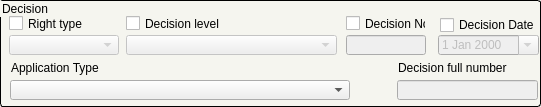
       <widget class="QGroupBox" name="groupBox_5">
        <property name="geometry">
         <rect>
          <x>3</x>
          <y>234</y>
          <width>541</width>
          <height>107</height>
         </rect>
        </property>
        <property name="styleSheet">
         <string notr="true">QGroupBox {
     background-color: #f5f5ef; border: 1px solid black;
     border-radius: 3px;
}</string>
        </property>
        <property name="title">
         <string>Decision</string>
        </property>
        <widget class="QDateEdit" name="decision_date">
         <property name="enabled">
          <bool>false</bool>
         </property>
         <property name="geometry">
          <rect>
           <x>438</x>
           <y>35</y>
           <width>101</width>
           <height>20</height>
          </rect>
         </property>
         <property name="calendarPopup">
          <bool>true</bool>
         </property>
        </widget>
        <widget class="QCheckBox" name="decision_date_chbox">
         <property name="geometry">
          <rect>
           <x>440</x>
           <y>15</y>
           <width>101</width>
           <height>20</height>
          </rect>
         </property>
         <property name="text">
          <string>Decision Date</string>
         </property>
        </widget>
        <widget class="QLineEdit" name="decision_full_edit">
         <property name="enabled">
          <bool>false</bool>
         </property>
         <property name="geometry">
          <rect>
           <x>397</x>
           <y>80</y>
           <width>141</width>
           <height>20</height>
          </rect>
         </property>
        </widget>
        <widget class="QComboBox" name="rigth_type_cbox">
         <property name="enabled">
          <bool>false</bool>
         </property>
         <property name="geometry">
          <rect>
           <x>9</x>
           <y>35</y>
           <width>110</width>
           <height>20</height>
          </rect>
         </property>
        </widget>
        <widget class="QLineEdit" name="decision_no_edit">
         <property name="enabled">
          <bool>false</bool>
         </property>
         <property name="geometry">
          <rect>
           <x>346</x>
           <y>35</y>
           <width>80</width>
           <height>20</height>
          </rect>
         </property>
        </widget>
        <widget class="QLabel" name="decision_full_chbox">
         <property name="geometry">
          <rect>
           <x>398</x>
           <y>60</y>
           <width>136</width>
           <height>16</height>
          </rect>
         </property>
         <property name="text">
          <string>Decision full number</string>
         </property>
        </widget>
        <widget class="QComboBox" name="decision_level_cbox">
         <property name="enabled">
          <bool>false</bool>
         </property>
         <property name="geometry">
          <rect>
           <x>126</x>
           <y>35</y>
           <width>211</width>
           <height>20</height>
          </rect>
         </property>
        </widget>
        <widget class="QCheckBox" name="level_chbox">
         <property name="geometry">
          <rect>
           <x>126</x>
           <y>15</y>
           <width>211</width>
           <height>17</height>
          </rect>
         </property>
         <property name="text">
          <string>Decision level</string>
         </property>
        </widget>
        <widget class="QCheckBox" name="right_type_chbox">
         <property name="geometry">
          <rect>
           <x>9</x>
           <y>15</y>
           <width>110</width>
           <height>17</height>
          </rect>
         </property>
         <property name="text">
          <string>Right type</string>
         </property>
        </widget>
        <widget class="QCheckBox" name="decision_no_chbox">
         <property name="geometry">
          <rect>
           <x>346</x>
           <y>15</y>
           <width>80</width>
           <height>17</height>
          </rect>
         </property>
         <property name="text">
          <string>Decision No</string>
         </property>
        </widget>
        <widget class="QLabel" name="label_42">
         <property name="geometry">
          <rect>
           <x>11</x>
           <y>60</y>
           <width>307</width>
           <height>16</height>
          </rect>
         </property>
         <property name="text">
          <string>Application Type</string>
         </property>
        </widget>
        <widget class="QComboBox" name="application_type_cbox">
         <property name="enabled">
          <bool>true</bool>
         </property>
         <property name="geometry">
          <rect>
           <x>10</x>
           <y>80</y>
           <width>340</width>
           <height>20</height>
          </rect>
         </property>
        </widget>
       </widget>
